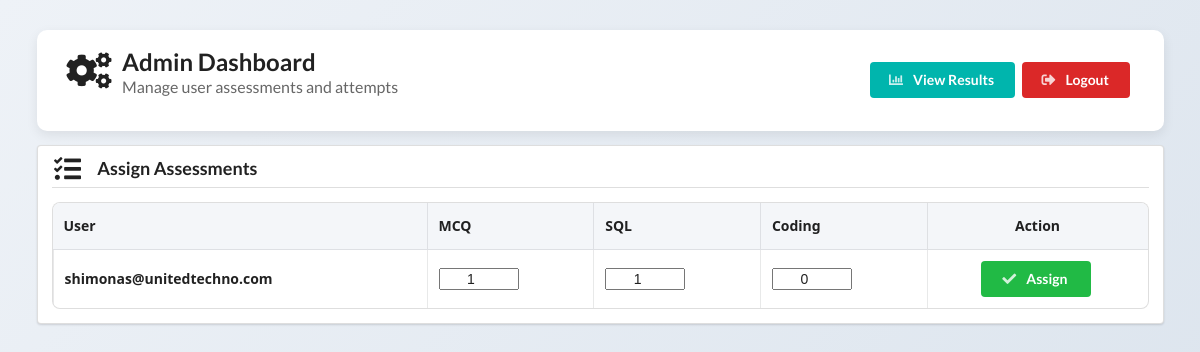
The app's page /admin_dashboard (signed in), older data.
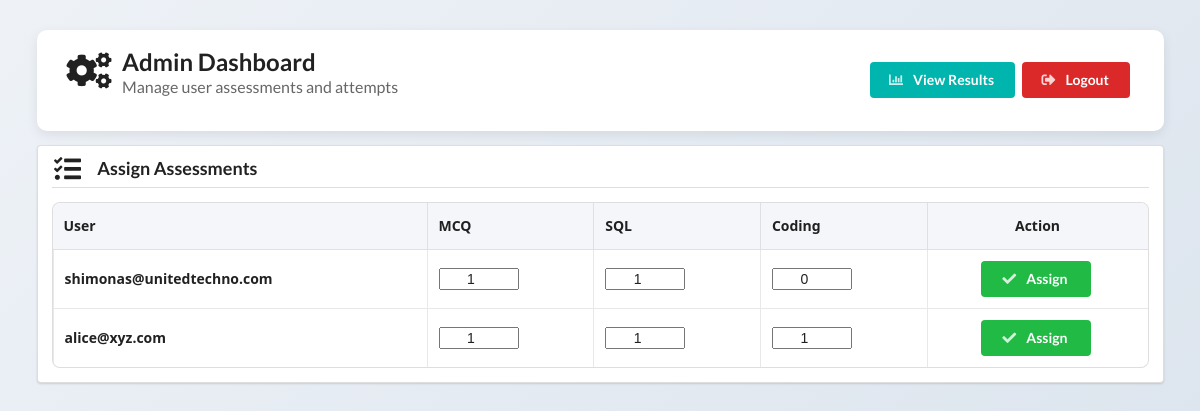
The same page, newer data.
### tables this page shows
CREATE TABLE assignments(
        user_id INTEGER PRIMARY KEY,
        mcq INTEGER DEFAULT 0,
        sql INTEGER DEFAULT 0,
        coding INTEGER DEFAULT 0
    );

CREATE TABLE users(
        id INTEGER PRIMARY KEY AUTOINCREMENT,
        username TEXT UNIQUE,
        password TEXT,
        role TEXT DEFAULT 'user'
    );

### app.py (the view)
@app.route('/admin_dashboard')
def admin_dashboard():
    if 'username' not in session:
        return redirect(url_for('login'))
    if session.get('role') != 'admin':
        return redirect(url_for('login'))
    users = get_all_users_with_attempts()
    return render_template('admin_dashboard.html', users=users)

### app.py (called while the page is built)
def get_db_connection():
    conn = sqlite3.connect(DB_FILE)
    conn.row_factory = sqlite3.Row
    return conn

def get_all_users_with_attempts():
    conn = get_db_connection()
    cur = conn.cursor()
    cur.execute("""
    SELECT u.id, u.username, a.mcq, a.sql, a.coding
    FROM users u
    LEFT JOIN assignments a ON u.id = a.user_id
    WHERE u.role='user'
    """)
    rows = cur.fetchall()
    conn.close()
    return rows

### templates/admin_dashboard.html (shortened to what this page needs)
<!DOCTYPE html>
<html lang="en">
<head>
<link rel="stylesheet" href="https://cdnjs.cloudflare.com/ajax/libs/semantic-ui/2.4.1/semantic.min.css">
</head>
<body>
<div class="ui container">
<div class="top-bar">
<h2 class="ui header">
<i class="cogs icon"></i>
<div class="content">
Admin Dashboard
<div class="sub header">Manage user assessments and attempts</div>
</div>
</h2>
<div class="action-buttons">
<a class="ui teal button" href="{{ url_for('admin_results') }}">
<i class="chart bar icon"></i>
View Results
</a>
<a href="{{ url_for('logout') }}" class="ui red button">
<i class="sign-out icon"></i>
Logout
</a>
</div>
</div>
<div class="ui segment dashboard-card">
<h3 class="ui dividing header section-title">
<i class="tasks icon"></i>
Assign Assessments
</h3>
<table class="ui celled table">
<thead>
<tr>
<th>User</th>
<th>MCQ</th>
<th>SQL</th>
<th>Coding</th>
<th class="center aligned">Action</th>
</tr>
</thead>
<tbody>
{% for u in users %}
<tr>
<form action="{{ url_for('assign') }}" method="POST">
<td>
<strong>{{ u["username"] }}</strong>
</td>
<td>
<input type="number" class="ui input" name="mcq" min="0" value="{{ u['mcq'] or 0 }}">
</td>
<td>
<input type="number" class="ui input" name="sql" min="0" value="{{ u['sql'] or 0 }}">
</td>
<td>
<input type="number" class="ui input" name="coding" min="0" value="{{ u['coding'] or 0 }}">
</td>
<td class="center aligned">
<button class="ui green button assign-btn">
<i class="check icon"></i>
Assign
</button>
</td>
</form>
</tr>
{% endfor %}
</tbody>
</table>
</div>
</div>
</body>
</html>

### templates/admin_dashboard.html (style rules this page uses)
body { background: linear-gradient(135deg,#eef2f7,#d9e2ec); font-family:"Segoe UI",Arial,sans-serif; }
.top-bar { background:#ffffff; padding:20px 30px; border-radius:10px; margin-top:30px; box-shadow:0 4px 12px rgba(0,0,0,0.08); display:flex; justify-content:space-between; align-items:center; }
.top-bar h2 { margin:0; }
.action-buttons a { margin-left:10px; }
.dashboard-card { padding:30px; margin-top:25px; border-radius:10px; box-shadow:0 6px 16px rgba(0,0,0,0.08); }
.section-title { margin-bottom:20px; }
.ui.table { border-radius:8px; overflow:hidden; }
.ui.table thead th { background:#f4f6f9; font-weight:600; }
.ui.table input { width:80px; text-align:center; }
.assign-btn { min-width:110px; }

Row changes from the older to the newer data that the page shows:
added assignments: username "alice@xyz.com", mcq "1", sql "1", coding "1"
